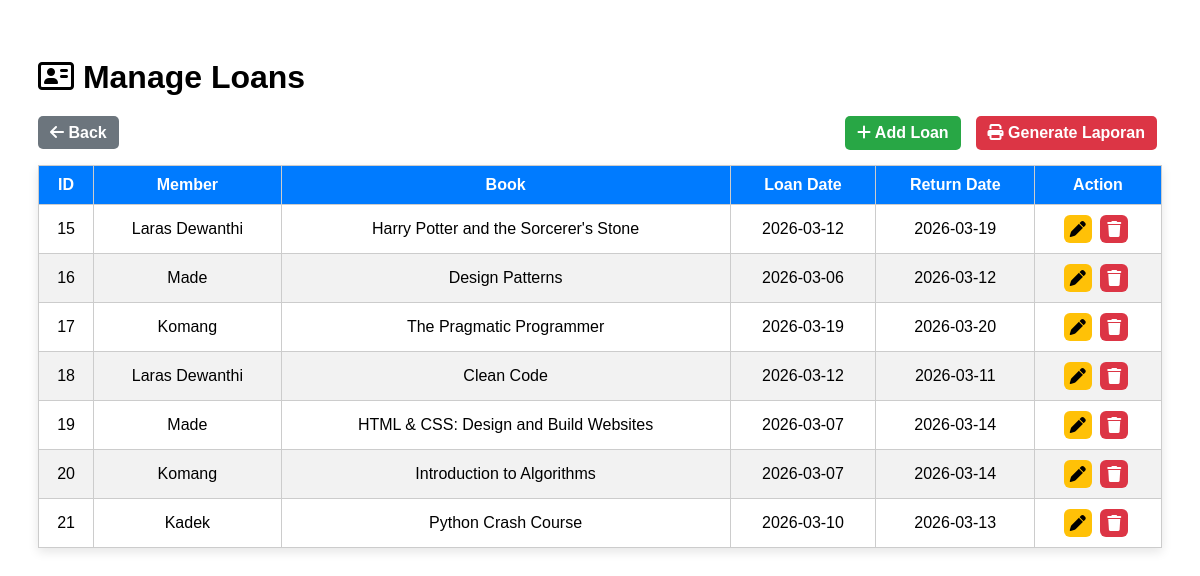
The page /public/loans/index.php (signed in) on the database its author committed.
### tables this page shows
CREATE TABLE `loans` (
  `id` int(11) NOT NULL,
  `book_id` int(11) DEFAULT NULL,
  `member_id` int(11) DEFAULT NULL,
  `loan_date` date DEFAULT NULL,
  `return_date` date DEFAULT NULL
);

CREATE TABLE `members` (
  `id` int(11) NOT NULL,
  `name` varchar(100) DEFAULT NULL,
  `phone` varchar(20) DEFAULT NULL,
  `email` varchar(100) DEFAULT NULL
);

CREATE TABLE `books` (
  `id` int(11) NOT NULL,
  `title` varchar(100) DEFAULT NULL,
  `author` varchar(100) DEFAULT NULL,
  `stock` int(11) DEFAULT NULL
);

### App/Controllers/LoanController.php (called while the page is built, shortened)
<?php
require_once __DIR__ . '/../Config/Database.php';
class LoanController implements CrudInterface {
    private $conn;
    public function __construct() {
        $database = new Database();
        $this->conn = $database->connect();
    }
    public function read() {
        $stmt = $this->conn->prepare("
            SELECT l.*,
            b.title AS book_title,
            m.name AS member_name
            FROM loans l
            JOIN books b ON l.book_id=b.id
            JOIN members m ON l.member_id=m.id
        ");
        $stmt->execute();
        return $stmt;
    }
}

### App/Config/Database.php (called while the page is built, shortened)
<?php
class Database {
    private $host = "localhost";
    private $db_name = "book";
    private $username = "root";
    private $password = "";
    public function connect() {
        $this->conn = null;
        try {
            $this->conn = new PDO(
                "mysql:host=" . $this->host . ";dbname=" . $this->db_name,
                $this->username,
                $this->password
            );
            $this->conn->setAttribute(PDO::ATTR_ERRMODE, PDO::ERRMODE_EXCEPTION);
        } catch (PDOException $e) {
            die("Connection Error: " . $e->getMessage());
        }
        return $this->conn;
    }
}

### public/loans/index.php (the view, shortened to what this page needs)
<?php
require_once '../../App/Config/Database.php';
require_once '../../App/Controllers/LoanController.php';
$controller = new LoanController();
$result = $controller->read();
?>
<link rel="stylesheet" href="../style.css">
<link rel="stylesheet" href="https://cdnjs.cloudflare.com/ajax/libs/font-awesome/6.5.0/css/all.min.css">
<div class="container">
    <h1><i class="fa-regular fa-address-card"></i> Manage Loans</h1>
  <div class="table-header">
    <div>
        <a href="../dashboard.php" class="btn back">
            <i class="fas fa-arrow-left"></i> Back
        </a>
    </div>
    <div class="table-actions">
        <a href="create.php" class="btn add">
            <i class="fa-solid fa-plus"></i> Add Loan
        </a>
        <a href="export_loans.php" class="btn export">
            <i class="fa-solid fa-print"></i> Generate Laporan
        </a>
    </div>
    </div>
    <table class="table-books">
        <thead>
            <tr>
                <th>ID</th>
                <th>Member</th>
                <th>Book</th>
                <th>Loan Date</th>
                <th>Return Date</th>
                <th>Action</th>
            </tr>
        </thead>
        <tbody>
            <?php if ($result && $result->rowCount() > 0): ?>
                <?php while ($row = $result->fetch(PDO::FETCH_ASSOC)): ?>
                    <tr>
                        <td><?= $row['id'] ?></td>
                        <td><?= $row['member_name'] ?></td>
                        <td><?= $row['book_title'] ?></td>
                        <td><?= $row['loan_date'] ?></td>
                        <td><?= $row['return_date'] ?></td>
                        <td class="action-icons">
<a href="edit.php?id=<?= $row['id'] ?>" class="icon-box edit">
<i class="fa-solid fa-pen"></i>
</a>
<a href="delete.php?id=<?= $row['id'] ?>"
onclick="return confirm('Delete this data?')"
class="icon-box delete">
<i class="fa-solid fa-trash"></i>
</a>
</td>
                    </tr>
                <?php endwhile; ?>
            <?php else: ?>
                <tr><td colspan="6">No Data Available</td></tr>
            <?php endif; ?>
        </tbody>
    </table>
</div>

### public/style.css (style rules this page uses)
.container { padding: 30px; font-family: Arial, sans-serif; }
h1 { color: #000000; margin-bottom: 20px; }
.btn { text-decoration: none; padding: 8px 12px; border-radius: 5px; color: #fff; margin-right: 5px; font-weight: bold; transition: 0.2s; }
.btn.back { background: #6c757d; }
.btn.add { background: #28a745; }
.table-books { width: 100%; border-collapse: collapse; background: #fff; box-shadow: 0 4px 10px rgba(0,0,0,0.1); }
.table-books thead { background: #007bff; color: #fff; text-align: center; }
.table-books th, .table-books td { border: 1px solid #ccc; padding: 10px; }
.table-books tbody tr:nth-child(even) { background: #f2f2f2; }
.table-books tbody td { text-align: center; }
.action-icons .icon-box { display: inline-flex; justify-content: center; align-items: center; width: 28px; height: 28px; background-color: #f0f0f0; border-radius: 6px; text-decoration: none; font-size: 16px; margin-right: 4px; transition: all 0.2s; }
.icon-box.edit { background:#ffc107; color:#000; }
.icon-box.delete { background:#dc3545; color:#fff; }
.table-header { display:flex; justify-content:space-between; align-items:center; margin-bottom:15px; }
.table-actions { display:flex; gap:10px; }
.btn.export { background:#dc3545; color:white; }

### rows shown on the page
loans: id "15", member.name "Laras Dewanthi", book.title "Harry Potter and the Sorcerer's Stone", loan_date "2026-03-12", return_date "2026-03-19"
loans: id "16", member.name "Made", book.title "Design Patterns", loan_date "2026-03-06", return_date "2026-03-12"
loans: id "17", member.name "Komang", book.title "The Pragmatic Programmer", loan_date "2026-03-19", return_date "2026-03-20"
loans: id "18", member.name "Laras Dewanthi", book.title "Clean Code", loan_date "2026-03-12", return_date "2026-03-11"
loans: id "19", member.name "Made", book.title "HTML & CSS: Design and Build Websites", loan_date "2026-03-07", return_date "2026-03-14"
loans: id "20", member.name "Komang", book.title "Introduction to Algorithms", loan_date "2026-03-07", return_date "2026-03-14"
loans: id "21", member.name "Kadek", book.title "Python Crash Course", loan_date "2026-03-10", return_date "2026-03-13"
